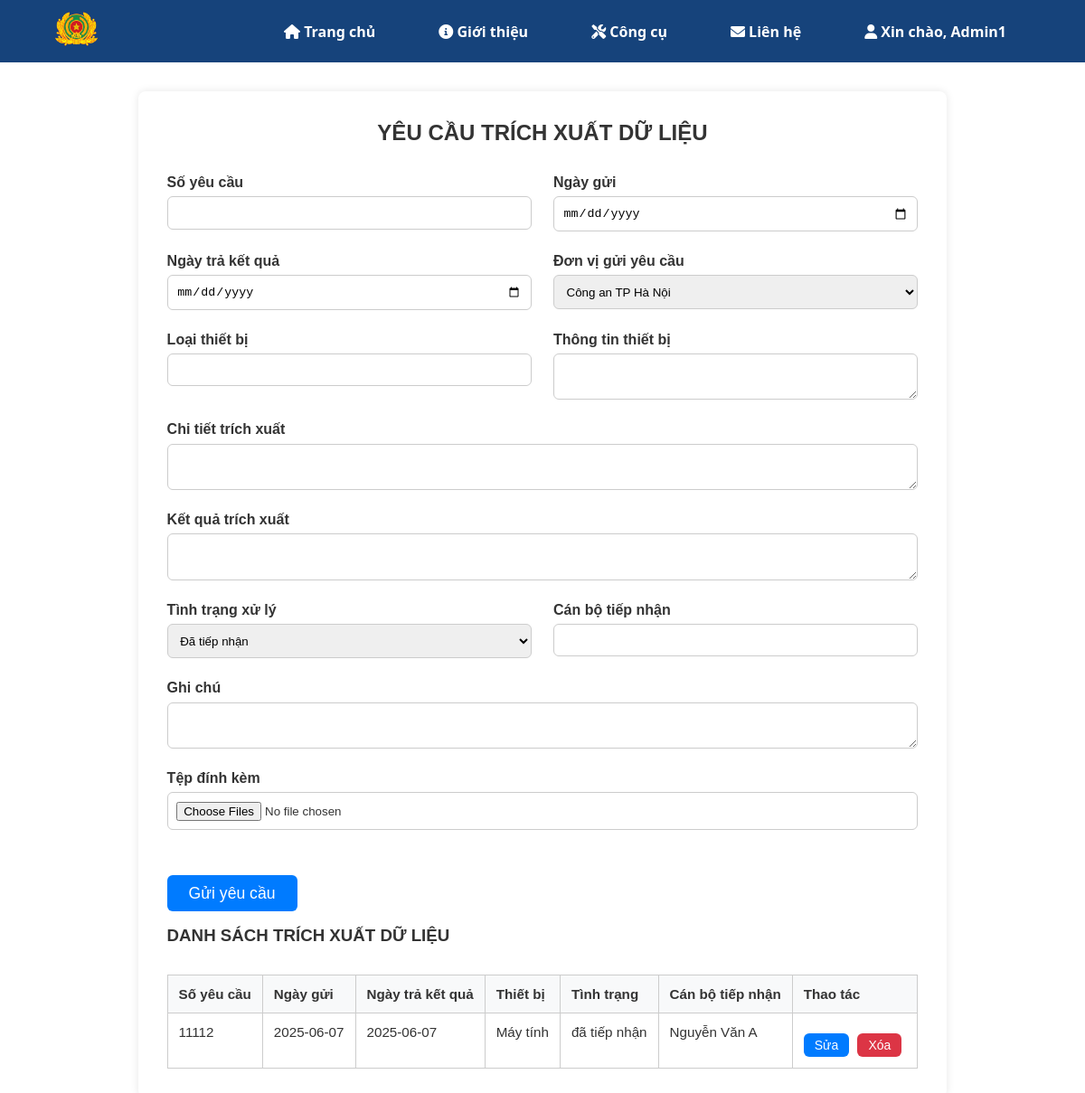
Screenshot of /report/extraction/add (signed in) with the database file from the repository.
### asrp/models.py (models this page shows, shortened)
class User(UserMixin, db.Model):
    __tablename__ = 'nguoi_dung'
    id = db.Column(db.Integer, primary_key=True)
    username = db.Column(db.String(64), unique=True, nullable=False)
    email = db.Column(db.String(120), unique=True, nullable=False)
    password = db.Column(db.String(128), nullable=False)
    full_name = db.Column(db.String(150), nullable=False)
    phone_number = db.Column(db.String(20), nullable=False)
    role = db.Column(Enum('user', 'admin', name='user_roles'), nullable=False, default='user')
    unit_id = db.Column(db.Integer, db.ForeignKey('don_vi.id'))
    joined_at = db.Column(db.DateTime, default=datetime.utcnow)
    is_active = db.Column(db.Boolean, default=True, nullable=False)
    extra_info = db.Column(db.Text)
    unit = db.relationship('Unit', back_populates='users')
    reports = db.relationship('Report', back_populates='user', lazy='dynamic')

class ExtractionRequest(db.Model):
    __tablename__ = 'yeu_cau_trich_xuat'
    id = db.Column(db.Integer, db.ForeignKey('bao_cao.id'), primary_key=True)
    request_number = db.Column(db.String(50), unique=True, nullable=False)  # Số yêu cầu
    sent_date = db.Column(db.Date, nullable=False)       # Ngày gửi (chỉ ngày)
    result_date = db.Column(db.Date)                      # Ngày trả kết quả (chỉ ngày)
    unit_id = db.Column(db.Integer, db.ForeignKey('don_vi.id'), nullable=False)
    device_type = db.Column(db.String(100), nullable=False)
    device_info = db.Column(db.Text, nullable=False)
    extraction_detail = db.Column(db.Text, nullable=False)
    extraction_result = db.Column(db.Text)
    status = db.Column(db.String(50), nullable=False)             # Tình trạng xử lý (mới thêm)
    receiving_officer = db.Column(db.String(150))                  # Cán bộ tiếp nhận (mới thêm)
    note = db.Column(db.Text)
    report = db.relationship('Report', back_populates='extraction_request')
    unit = db.relationship('Unit', back_populates='extraction_requests')

### asrp/blueprints/report/extraction_routes.py (the view, shortened to what this page needs)
@extraction_bp.route('/add', methods=['GET', 'POST'])
@login_required
def add_extraction_request():
    form = ExtractionRequestForm()
    form.unit_id.choices = [(u.id, u.name) for u in Unit.query.all()]
    extraction_requests = ExtractionRequest.query \
        .join(Report) \
        .filter(Report.user_id == current_user.id) \
        .order_by(Report.created_at.desc()) \
        .all()
    return render_template('report/extraction_form.html', form=form, requests=extraction_requests)

### asrp/templates/report/extraction_form.html (shortened to what this page needs)
{% extends "base.html" %}
{% block content %}
<div class="report-form-wrapper">
    <h2>YÊU CẦU TRÍCH XUẤT DỮ LIỆU</h2>
    <form method="POST" enctype="multipart/form-data">
        {% for field in [
            form.request_number, form.sent_date, form.result_date,
            form.unit_id,
            form.device_type, form.device_info,
            form.extraction_detail, form.extraction_result,
            form.status, form.receiving_officer, form.note
        ] %}
        <div class="form-group {% if field.name in ['extraction_detail', 'extraction_result', 'note'] %}form-full{% endif %}">
            <label class="form-label">{{ field.label }}</label>
            {{ field(class="form-control") }}
        </div>
        {% endfor %}
        <div class="form-group form-full">
            <label class="form-label">{{ form.attachments.label }}</label>
            {{ form.attachments(class="form-control", multiple=True) }}
        </div>
        <div class="form-actions">
            {{ form.submit(class="btn btn-primary") }}
        </div>
    </form>
    <h3>DANH SÁCH TRÍCH XUẤT DỮ LIỆU</h3>
    <table>
        <thead>
            <tr>
                <th>Số yêu cầu</th>
                <th>Ngày gửi</th>
                <th>Ngày trả kết quả</th>
                <th>Thiết bị</th>
                <th>Tình trạng</th>
                <th>Cán bộ tiếp nhận</th>
                <th>Thao tác</th>
            </tr>
        </thead>
        <tbody>
            {% for ex in requests %}
            <tr>
                <td>{{ ex.request_number }}</td>
                <td>{{ ex.sent_date }}</td>
                <td>{{ ex.result_date}}</td>
                <td>{{ ex.device_type }}</td>
                <td>{{ ex.status }}</td>
                <td>{{ ex.receiving_officer }}</td>
                <td>
                    <a href="{{ url_for('report.extraction.edit_extraction_request', id=ex.id) }}" class="btn btn-sm btn-primary">Sửa</a>
                    <form action="{{ url_for('report.extraction.delete_extraction_request', id=ex.id) }}" method="POST" onsubmit="return confirm('Bạn có chắc muốn xóa?');">
                        <button type="submit" class="btn btn-sm btn-danger">Xóa</button>
                    </form>
                </td>
            </tr>
            {% else %}
            <tr>
                <td colspan="7" style="text-align:center;">Chưa có yêu cầu nào.</td>
            </tr>
            {% endfor %}
        </tbody>
    </table>
</div>
{% endblock %}

### asrp/templates/base.html (shortened to what this page needs)
<!DOCTYPE html>
<html lang="vi">
<head>
  <link rel="stylesheet" href="https://cdnjs.cloudflare.com/ajax/libs/font-awesome/6.0.0/css/all.min.css" />
  <link rel="stylesheet" href="{{ url_for('static', filename='css/main.css') }}">
  <link rel="stylesheet" href="https://cdn.jsdelivr.net/npm/sweetalert2@11/dist/sweetalert2.min.css">
  <link rel="stylesheet" href="{{ url_for('static', filename='css/check_info.css') }}">
</head>
<body>
  <header class="header">
    <div class="container header-container">
      <div class="logo">
        <a href="{{ url_for('main.index') }}">
          <img src="{{ url_for('static', filename='images/logo.png') }}" alt="Logo" class="logo-img" />
        </a>
      </div>
      <nav class="navbar">
        <ul>
          <li>
            <a href="{{ url_for('main.index') }}">
              <i class="fas fa-home"></i>  Trang chủ
            </a>
          </li>
          <li>
            <a href="#">
              <i class="fas fa-info-circle"></i>  Giới thiệu
            </a>
          </li>
          <li>
            <a href="#">
              <i class="fas fa-tools"></i>  Công cụ
            </a>
          </li>
          <li>
            <a href="#">
              <i class="fas fa-envelope"></i>  Liên hệ
            </a>
          </li>
          {% if current_user.is_authenticated %}
            <li class="dropdown">
              <a href="#" class="dropdown-toggle">
                <i class="fas fa-user"></i>  Xin chào, {{ current_user.full_name }}
              </a>
            </li>
          {% endif %}
        </ul>
      </nav>
    </div>
  </header>
  {% block content %}{% endblock %}
</body>
</html>

### asrp/static/css/main.css (style rules this page uses)
* { margin: 0; padding: 0; box-sizing: border-box; }
html, body { height: 100%; margin: 0; display: flex; flex-direction: column; }
body { font-family: system-ui, -apple-system, BlinkMacSystemFont, "Segoe UI", Roboto, Oxygen, Ubuntu, Cantarell, "Open Sans", "Helvetica Neue", sans-serif; color: #333; background-color: #FFFFFF; flex: 1; }
.container { max-width: 1200px; margin: 0 auto; width: 90%; }
.header { background-color: #16437b; padding: 0.75rem 0; position: -webkit-sticky; position: sticky; top: 0; z-index: 1000; }
.header-container { display: flex; align-items: center; justify-content: space-between; }
.header .navbar ul { display: flex; list-style: none; margin: 0; padding: 0; }
.header .navbar ul li { margin: 0 15px; position: relative; }
.header .navbar ul li a { text-decoration: none; color: #fff; font-weight: bold; transition: color 0.3s; }
.logo-img { height: 40px; }
.navbar ul { list-style: none; display: flex; gap: 1rem; }
.navbar ul li a { text-decoration: none; color: #fff; font-weight: 500; padding: 0.5rem 0.75rem; transition: background-color 0.3s; }
.btn { display: inline-block; background-color: #03163c; color: #fff; text-decoration: none; padding: 0.5rem 1rem; border-radius: 4px; transition: background-color 0.3s; }
.btn-primary, .btn-success { margin-top: 10px; }
.form-control { border-radius: 4px; padding: 0.5rem; border: 1px solid #ced4da; transition: border-color 0.15s ease-in-out, box-shadow 0.15s ease-in-out; }
.btn-primary { background-color: #007bff; border-color: #007bff; transition: background-color 0.15s ease-in-out, border-color 0.15s ease-in-out; }
.btn-primary { background-color: #007bff; border-color: #007bff; transition: background-color 0.15s ease-in-out, border-color 0.15s ease-in-out; font-size: 1.1rem; padding: 0.75rem 1.5rem; }

### asrp/templates/report/extraction_form.html (style rules this page uses)
.report-form-wrapper { max-width: 1000px; margin: 2rem auto; padding: 2rem; background: #fff; border-radius: 8px; box-shadow: 0 0 10px rgba(0,0,0,0.1); font-family: Arial, sans-serif; }
h2 { text-align: center; margin-bottom: 2rem; }
form { display: grid; grid-template-columns: 1fr 1fr; gap: 1.5rem; }
.form-group { display: flex; flex-direction: column; }
.form-label { font-weight: 600; margin-bottom: 0.4rem; }
.form-control { padding: 0.6rem; border: 1px solid #ccc; border-radius: 6px; }
.form-full { grid-column: 1 / -1; }
.form-actions { grid-column: 1 / -1; text-align: left; margin-top: 1rem; margin-bottom: 1rem; }
.btn-primary { background-color: #007bff; border: none; padding: 0.6rem 1.5rem; color: #fff; border-radius: 6px; cursor: pointer; }
.btn-danger { background-color: #dc3545; border: none; padding: 0.5rem 1rem; color: #fff; border-radius: 6px; cursor: pointer; }
.btn-sm { padding: 0.3rem 0.75rem; font-size: 0.875rem; }
table { width: 100%; border-collapse: collapse; margin-top: 2rem; font-size: 0.95rem; }
th, td { padding: 0.75rem; border: 1px solid #ccc; text-align: left; vertical-align: top; }
th { background-color: #f8f9fa; font-weight: 600; }
td .btn { margin-right: 5px; }
td form { display: inline; }

### rows the page displays
User: full_name "Admin1"
ExtractionRequest: request_number "11112", sent_date "2025-06-07", result_date "2025-06-07", device_type "Máy tính", status "đã tiếp nhận", receiving_officer "Nguyễn Văn A"

### other values shown
{{ field.label }} "Số yêu cầu" "Ngày gửi" "Ngày trả kết quả" "Đơn vị gửi yêu cầu" "Loại thiết bị" "Thông tin thiết bị" "Chi tiết trích xuất" "Kết quả trích xuất" "Tình trạng xử lý" "Cán bộ tiếp nhận" "Ghi chú"
